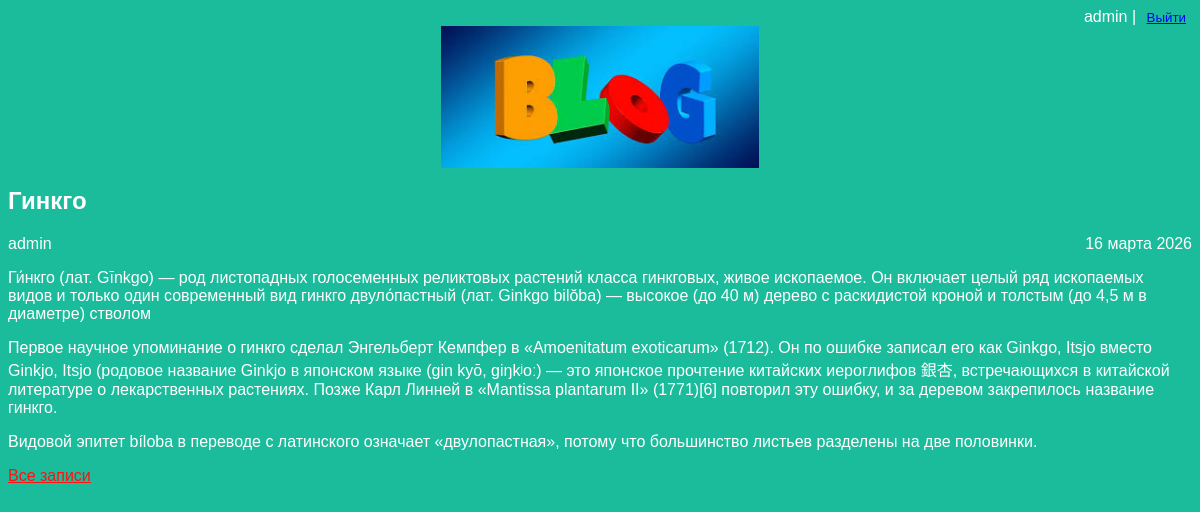
/article/1 (signed in), run on the app's committed database.
### articles/models.py (models this page shows, shortened)
class Article(models.Model):
    title = models.CharField(max_length=200)
    author = models.ForeignKey(User, on_delete=models.CASCADE)
    text = models.TextField()
    created_date = models.DateField(auto_now_add=True)

### articles/views.py (the view)
# urls.py: re_path(r'^article/(?P<article_id>\d+)$', views.get_article, name='get_article'),
def get_article(request, article_id):
    post = get_object_or_404(Article, id=article_id)
    return render(request, 'article.html', {"post": post})

### articles/templates/article.html (shortened to what this page needs)
<!DOCTYPE html>
{% load static %}
<html>
<head>
    <link rel="stylesheet" href="{% static 'css/article.css' %}">
</head>
<body class="article">
    <div class="login-logout" style="text-align: right;">
        {% if user.is_authenticated %}
            {{ user.username }} | <form method="post" action="{% url 'logout' %}" style="display: inline;">{% csrf_token %}
                                  <button class="logout-button" type="submit">Выйти</button></form>
        {% else %}
            <a href="{% url 'login' %}">Вход</a> | <a href="{% url 'reg_user' %}">Регистрация</a>
        {% endif %}
    </div>
    <div class="header">
        <img src="{% static 'img/logo.jpg' %}" />
    </div>
    <div class="one-post">
        <h2 class="post-title">{{ post.title }}</h2>
        <div class="article-info">
            <div class="article-author">{{ post.author.username }}</div>
            <div class="article-created-date">{{ post.created_date|date:"d E Y" }}</div>
        </div>
        <p class="article-text">{{ post.text|linebreaks }}</p>
    </div>
    <div class="all-posts">
        <a href="/"">Все записи</a>
    </div>
</body>
</html>

### articles/static/css/article.css (style rules this page uses)
body { background: #1abc9c; font-family: Tahoma, Arial, sans-serif; color: #ffffff; }
.header img { display: block; width: 318px; margin-left: auto; margin-right: auto; }
.all-posts a, .login-logout a { color: #ff1111 }
.article-author { width: 50%; float: left; }
.article-created-date { text-align: right; }
.logout-button { background: none; border: none; color:blue; text-decoration: underline; cursor: pointer; }

### data on the page
Article: title "Гинкго", author.username "admin", created_date "16 марта 2026", text "Ги́нкго (лат. Gīnkgo) — род листопадных голосеменных реликтовых растений класса гинкговых, живое ископаемое. Он включает целый ряд ископаемых видов и только один современный вид гинкго двуло́пастный (лат. Ginkgo bilŏba) — высокое (до 40 м) дерево с раскидистой кроной и толстым (до 4,5 м в диаметре) стволом Первое научное упоминание о гинкго сделал Энгельберт Кемпфер в «Amoenitatum exoticarum» (1712). Он по ошибке записал его как Ginkgo, Itsjo вместо Ginkjo, Itsjo (родовое название Ginkjo в японском языке (gin kyō, ɡiŋkʲoː) — это японское прочтение китайских иероглифов 銀杏, встречающихся в китайской литературе о лекарственных растениях. Позже Карл Линней в «Mantissa plantarum II» (1771)[6]…"

### other printed values
{{ user.username }} "admin"
